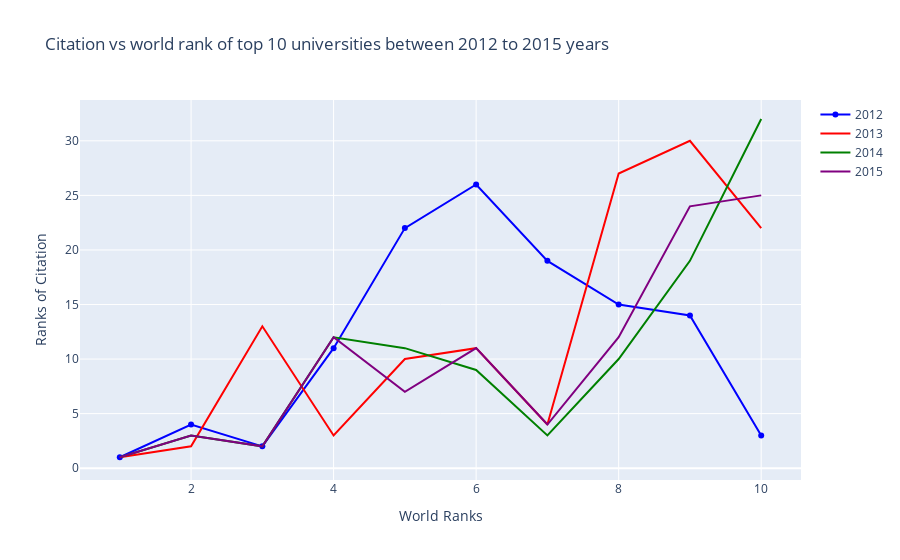

Write notebook code for a chart like this one.
### Code cell
# To plot for overview on Rank of Citation on year 2012 for the top 10 university
trace0 = go.Scatter(
                    x=df2012.world_rank,
                    y=df2012.citations,
                    mode="lines+markers",
                    name="2012",
                    marker=dict(color="blue"),
                    text=df2012.institution+','+df2012.country,
                    )

trace1 = go.Scatter(
                    x=df2013.world_rank,
                    y=df2013.citations,
                    mode="lines",
                    name="2013",
                    marker=dict(color="red"),
                    text=df2013.institution+','+df2013.country,
                    )

trace2 = go.Scatter(
                    x=df2014.world_rank,
                    y=df2014.citations,
                    mode="lines",
                    name="2014",
                    marker=dict(color="green"),
                    text=df2014.institution+','+df2014.country,
                    )

trace3 = go.Scatter(
                    x=df2015.world_rank,
                    y=df2015.citations,
                    mode="lines",
                    name="2015",
                    marker=dict(color="purple"),
                    text=df2015.institution+','+df2015.country,
                    )

data =[trace0, trace1, trace2, trace3]

layout=go.Layout(title="Citation vs world rank of top 10 universities between 2012 to 2015 years",
                 xaxis = dict(title="World Ranks"),
                 yaxis = dict(title="Ranks of Citation"))

fig = go.Figure(data=data, layout=layout)

offline.iplot(fig)

### Figure 1 — Plotly figure (JSON) as saved in the notebook; plotly's stock layout.template omitted (floating-point values rounded to 4 significant figures)
{"data": [{"marker": {"color": "blue"}, "mode": "lines+markers", "name": "2012", "text": ["Harvard University,USA", "Massachusetts Institute of Technology,USA", "Stanford University,USA", "University of Cambridge,United Kingdom", "California Institute of Technology,USA", "Princeton University,USA", "University of Oxford,United Kingdom", "Yale University,USA", "Columbia University,USA", "University of California, Berkeley,USA"], "type": "scatter", "x": [1, 2, 3, 4, 5, 6, 7, 8, 9, 10], "y": [1, 4, 2, 11, 22, 26, 19, 15, 14, 3]}, {"marker": {"color": "red"}, "mode": "lines", "name": "2013", "text": ["Harvard University,USA", "Stanford University,USA", "University of Oxford,United Kingdom", "Massachusetts Institute of Technology,USA", "University of Cambridge,United Kingdom", "Columbia University,USA", "University of California, Berkeley,USA", "Princeton University,USA", "University of Chicago,USA", "Yale University,USA"], "type": "scatter", "x": [1, 2, 3, 4, 5, 6, 7, 8, 9, 10], "y": [1, 2, 13, 3, 10, 11, 4, 27, 30, 22]}, {"marker": {"color": "green"}, "mode": "lines", "name": "2014", "text": ["Harvard University,USA", "Stanford University,USA", "Massachusetts Institute of Technology,USA", "University of Cambridge,United Kingdom", "University of Oxford,United Kingdom", "Columbia University,USA", "University of California, Berkeley,USA", "University of Chicago,USA", "Princeton University,USA", "Yale University,USA"], "type": "scatter", "x": [1, 2, 3, 4, 5, 6, 7, 8, 9, 10], "y": [1, 3, 2, 12, 11, 9, 3, 10, 19, 32]}, {"marker": {"color": "purple"}, "mode": "lines", "name": "2015", "text": ["Harvard University,USA", "Stanford University,USA", "Massachusetts Institute of Technology,USA", "University of Cambridge,United Kingdom", "University of Oxford,United Kingdom", "Columbia University,USA", "University of California, Berkeley,USA", "University of Chicago,USA", "Princeton University,USA", "Cornell University,USA"], "type": "scatter", "x": [1, 2, 3, 4, 5, 6, 7, 8, 9, 10], "y": [1, 3, 2, 12, 7, 11, 4, 12, 24, 25]}], "layout": {"title": {"text": "Citation vs world rank of top 10 universities between 2012 to 2015 years"}, "xaxis": {"title": {"text": "World Ranks"}}, "yaxis": {"title": {"text": "Ranks of Citation"}}}}
